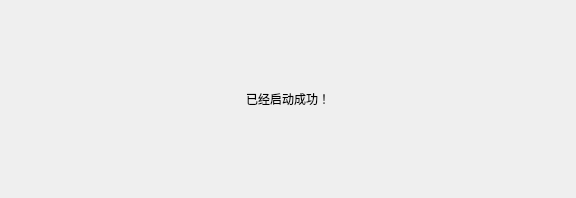
<?xml version="1.0" encoding="UTF-8"?>
<ui version="4.0">
 <class>Widget</class>
 <widget class="QWidget" name="Widget">
  <property name="geometry">
   <rect>
    <x>0</x>
    <y>0</y>
    <width>576</width>
    <height>198</height>
   </rect>
  </property>
  <property name="windowTitle">
   <string>Widget</string>
  </property>
  <property name="styleSheet">
   <string notr="true"/>
  </property>
  <layout class="QGridLayout" name="gridLayout">
   <item row="0" column="1">
    <spacer name="verticalSpacer">
     <property name="orientation">
      <enum>Qt::Vertical</enum>
     </property>
     <property name="sizeHint" stdset="0">
      <size>
       <width>20</width>
       <height>54</height>
      </size>
     </property>
    </spacer>
   </item>
   <item row="1" column="0">
    <spacer name="horizontalSpacer">
     <property name="orientation">
      <enum>Qt::Horizontal</enum>
     </property>
     <property name="sizeHint" stdset="0">
      <size>
       <width>123</width>
       <height>20</height>
      </size>
     </property>
    </spacer>
   </item>
   <item row="1" column="1">
    <widget class="QLabel" name="label">
     <property name="styleSheet">
      <string notr="true">font: 20pt &quot;幼圆&quot;;</string>
     </property>
     <property name="text">
      <string>已经启动成功！</string>
     </property>
    </widget>
   </item>
   <item row="1" column="2">
    <spacer name="horizontalSpacer_2">
     <property name="orientation">
      <enum>Qt::Horizontal</enum>
     </property>
     <property name="sizeHint" stdset="0">
      <size>
       <width>123</width>
       <height>20</height>
      </size>
     </property>
    </spacer>
   </item>
   <item row="2" column="1">
    <spacer name="verticalSpacer_2">
     <property name="orientation">
      <enum>Qt::Vertical</enum>
     </property>
     <property name="sizeHint" stdset="0">
      <size>
       <width>20</width>
       <height>54</height>
      </size>
     </property>
    </spacer>
   </item>
  </layout>
 </widget>
 <resources/>
 <connections/>
</ui>
